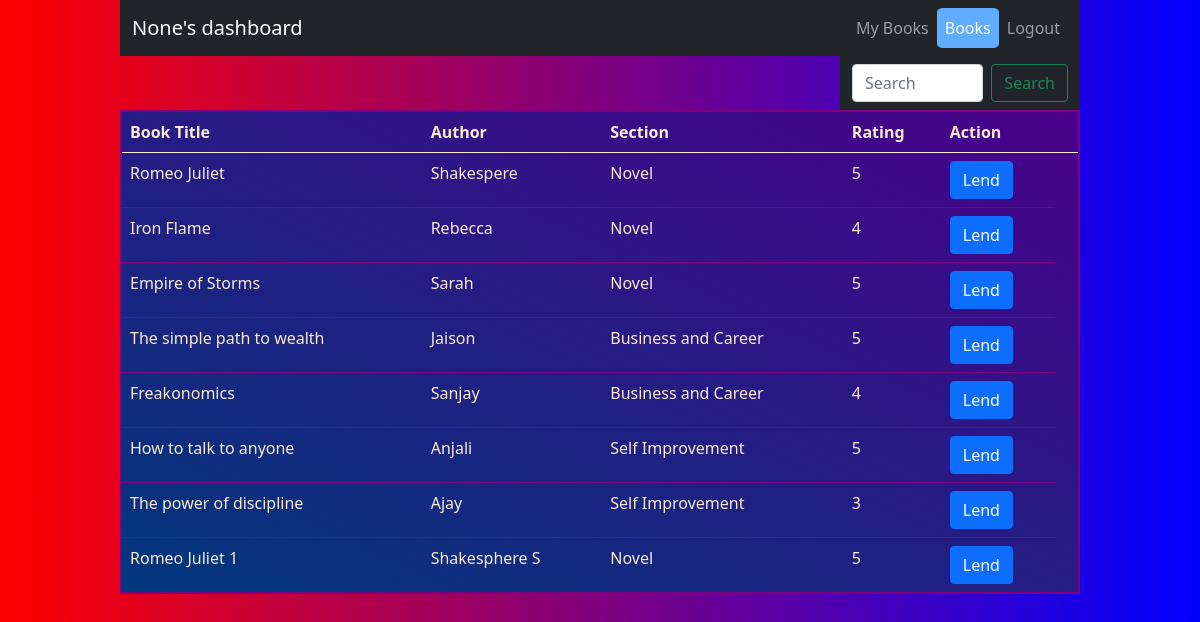
The page /bookshop on the database its author committed.
### app.py (models this page shows)
class Book(db.Model):
    __tablename__ = 'book'
    BookID = db.Column(db.Integer, primary_key=True,autoincrement=True)
    BookName = db.Column(db.String, nullable=False)
    Content = db.Column(db.String, nullable=False)
    Author = db.Column(db.String, nullable=False)
    AvgRating = db.Column(db.Integer, default=0)
    SectionID = db.Column(db.Integer,db.ForeignKey('section.SectionID'), nullable=False)
    TransectionR = db.relationship('Transection', backref='book', lazy=True)
    FeedbackR = db.relationship('Feedback', backref='book', lazy=True)

class Section(db.Model):
    __tablename__ = 'section'
    SectionID = db.Column(db.Integer, primary_key=True, autoincrement=True)
    SectionName = db.Column(db.String, nullable=False)
    CreationDate = db.Column(db.String, nullable=False)
    Description = db.Column(db.String, nullable=False)
    BookR = db.relationship('Book', backref='section', lazy=True)

### app.py (the view)
@app.route('/bookshop', methods=['POST','GET'])
def book_page():
    user_id = session.get('userid')
    user = User.query.filter_by(UserID=user_id).first()
    u_name = user.UserName if user else None
    lent_books = []
    if user_id:
        approved_transactions = Transection.query.filter_by(UserID=user_id, Status='Approved').all()
        lent_books = [transaction.BookID for transaction in approved_transactions]
    books = Book.query.all()
    sections = Section.query.all()
    return render_template('udb_books.html', book=books, sections=sections, u_name=u_name, lent_books=lent_books)

### templates/udb_books.html (shortened to what this page needs)
<!DOCTYPE html>
<html lang="en">
<head>
    <link rel="stylesheet" href="static/udb.css">
    <link href="https://cdn.jsdelivr.net/npm/bootstrap@5.0.2/dist/css/bootstrap.min.css" rel="stylesheet">
</head>
<body style="background: linear-gradient(90deg, red, blue);">
    <div id="mainbody">
        <nav class="navbar navbar-expand-lg navbar-dark bg-dark">
            <div class="container-fluid">
            <a class="navbar-brand" href="#">{{ u_name }}'s dashboard</a>
            <div class="collapse navbar-collapse justify-content-end" id="navbarNav">
                <ul class="navbar-nav">
                <li class="nav-item">
                    <a class="nav-link" href="/mybooks">My Books</a>
                </li>
                <li class="nav-item">
                    <a class="nav-link active" aria-current="page" href="/bookshop">Books</a>
                </li>
                <li class="nav-item">
                     <a class="nav-link" href="/logout">Logout</a>
                </li>
                </ul>
            </div>
            </div>
        </nav>
        <div style="margin-left: 75%;">
            <nav class="navbar navbar-dark bg-dark">
                <div class="container-fluid">
                <form action="/search" method="POST" class="d-flex">
                    <input class="form-control me-2" type="search" placeholder="Search" aria-label="Search" name="search">
                    <button class="btn btn-outline-success" type="submit">Search</button>
                </form>
                </div>
            </nav>
        </div>
        <table style="border: 2px solid purple;background:linear-gradient(25deg, rgb(0, 56, 124), rgb(74, 0, 139));color: antiquewhite;margin-bottom: 200px; " class="table">
            <thead>
              <tr>
                <th scope="col">Book Title</th>
                <th scope="col">Author</th>
                <th scope="col">Section</th>
                <th scope="col">Rating</th>
                <th scope="col">Action</th>
                <th scope="col"></th>
              </tr>
            </thead>
            <tbody>
              {% for b in book %}
              <tr>
                <td>{{ b.BookName }}</td>
                <td>{{ b.Author }}</td>
                <td>
                  {% for s in sections %}
                    {% if s.SectionID == b.SectionID %}
                      {{ s.SectionName }}
                    {% endif %}
                  {% endfor %}
                </td>
                <td>{{ b.AvgRating }}</td>
                <td>
                  {% if b.is_lent %}
                    <button class="btn btn-primary" disabled>Lend</button>
                  {% else %}
                    <form action="/tenure_details/{{ b.BookID }}" method="GET">
                      <button type="submit" class="btn btn-primary">Lend</button>
                    </form>
                  {% endif %}
                </td>
              </tr>
              {% endfor %}
            </tbody>
          </table>
    </div>
</body>
</html>

### static/udb.css (style rules this page uses)
#mainbody { width: 80%; margin: auto; height: 800px; }
.nav-link.active { background-color: #60adff; color: #ffffff; border-radius: 10%; }

### rows shown on the page
Book: BookName "Romeo Juliet", Author "Shakespere", AvgRating "5"
Section: SectionName "Novel"
Book: BookName "Iron Flame", Author "Rebecca", AvgRating "4"
Book: BookName "Empire of Storms", Author "Sarah", AvgRating "5"
Book: BookName "The simple path to wealth", Author "Jaison", AvgRating "5"
Section: SectionName "Business and Career"
Book: BookName "Freakonomics", Author "Sanjay", AvgRating "4"
Book: BookName "How to talk to anyone", Author "Anjali", AvgRating "5"
Section: SectionName "Self Improvement"
Book: BookName "The power of discipline", Author "Ajay", AvgRating "3"
Book: BookName "Romeo Juliet 1", Author "Shakesphere S", AvgRating "5"

### other values the page prints
{{ u_name }} "None"
